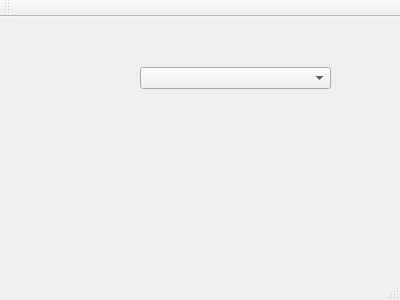
<?xml version="1.0" encoding="UTF-8"?>
<ui version="4.0">
 <class>MainWindow</class>
 <widget class="QMainWindow" name="MainWindow">
  <property name="geometry">
   <rect>
    <x>0</x>
    <y>0</y>
    <width>400</width>
    <height>300</height>
   </rect>
  </property>
  <property name="windowTitle">
   <string>MainWindow</string>
  </property>
  <widget class="QWidget" name="centralWidget">
   <widget class="CTreeComboBox" name="comboBox">
    <property name="geometry">
     <rect>
      <x>140</x>
      <y>50</y>
      <width>191</width>
      <height>22</height>
     </rect>
    </property>
   </widget>
  </widget>
  <widget class="QMenuBar" name="menuBar">
   <property name="geometry">
    <rect>
     <x>0</x>
     <y>0</y>
     <width>400</width>
     <height>23</height>
    </rect>
   </property>
  </widget>
  <widget class="QToolBar" name="mainToolBar">
   <attribute name="toolBarArea">
    <enum>TopToolBarArea</enum>
   </attribute>
   <attribute name="toolBarBreak">
    <bool>false</bool>
   </attribute>
  </widget>
  <widget class="QStatusBar" name="statusBar"/>
 </widget>
 <layoutdefault spacing="6" margin="11"/>
 <customwidgets>
  <customwidget>
   <class>CTreeComboBox</class>
   <extends>QComboBox</extends>
   <header>ctreecombobox.h</header>
  </customwidget>
 </customwidgets>
 <resources/>
 <connections/>
</ui>
